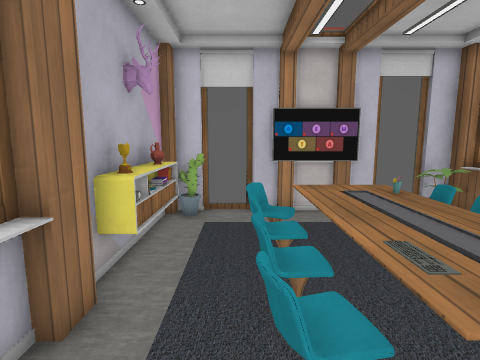
View 1 (above)

12 first-person views from a walk through a 3-D level made in the Godot game engine. The camera is 1.4 m above the floor, tilts 8° down and sees 80° across. The floor is counted in squares, 0.5 m on a side. Each view is taken from the middle of a square. On the plan, view 1 faces up. The plan holds only what a view shows up to about 20 squares ahead; the rest is blank. The place goes on beyond the plan. Some surface patterns are stand-ins.

View 2
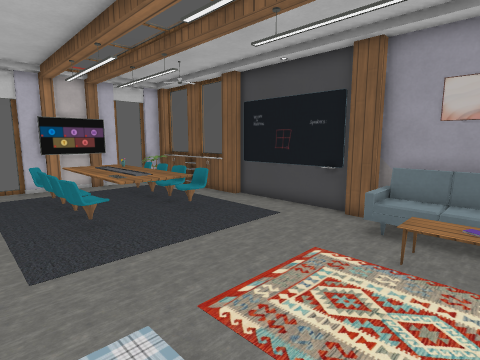

View 3
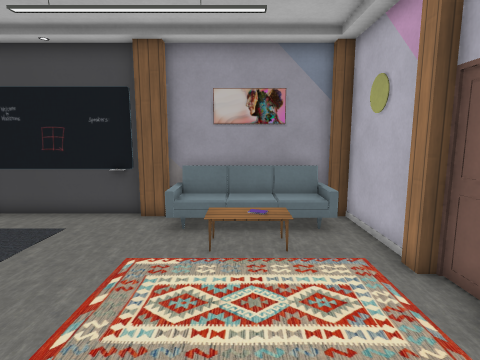

View 4
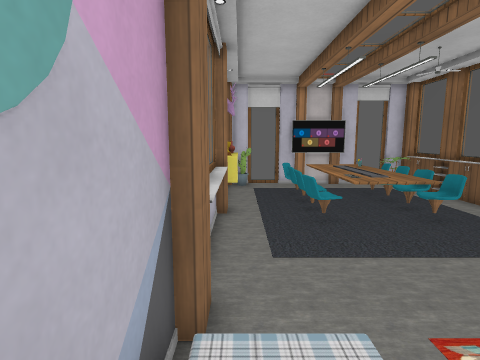

View 5
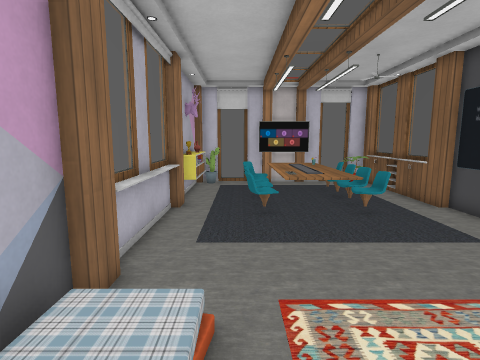

View 6
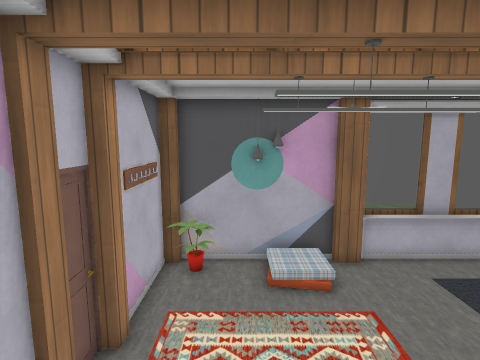

View 7
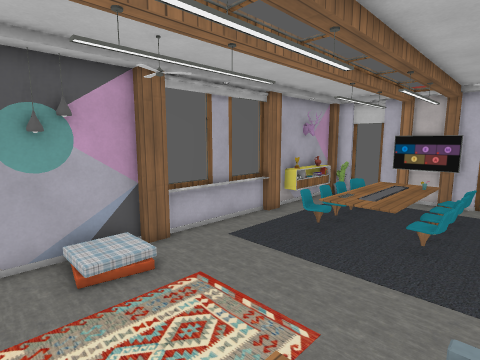

View 8
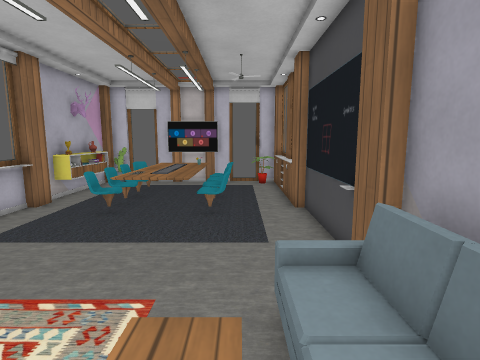

View 9
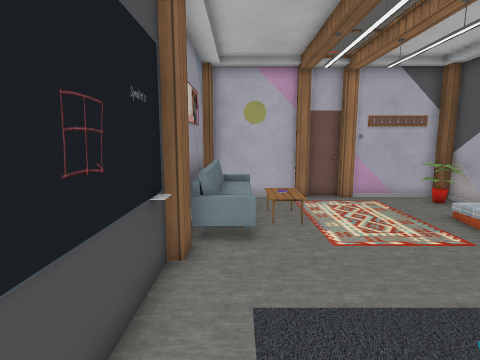

View 10
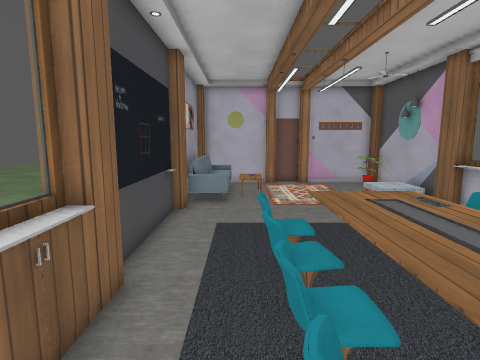

View 11
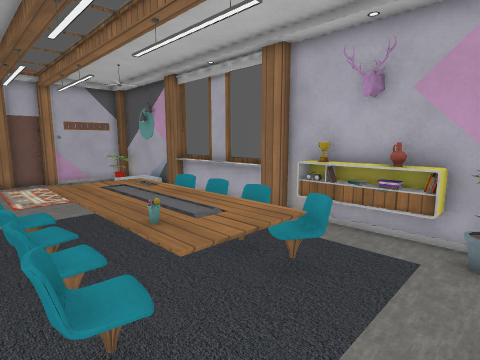

View 12
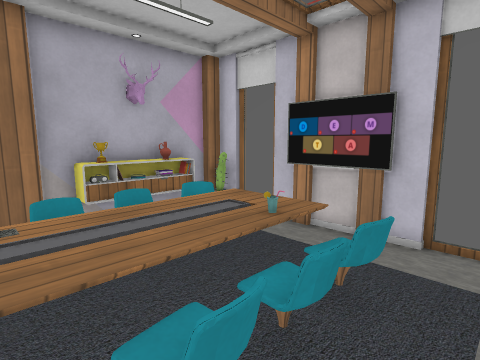

### Floor plan
Key: @ floor where view 1 was taken; # wall or solid block; x gap in a wall; . main floor; : floor 0.25 m higher than the main floor; + floor 0.5 m higher than the main floor; * floor 0.75 m higher than the main floor; / step, stairs or slope; = window, fence, low wall or low ledge; ^ raised ledge; v drop or lower ground; O other object.
Columns run from 3 left of view 1 to 9 right of it. Each row starts with its distance up from view 1.
 12   vv     vv
 11 v##.#####.^##
 10 v.........^=#
  9 ^^.........==
  8 #=.=+===#=.=#
  7 ^^..+**===.=#
  6 ^^.=+**===.==
  5 #..x.**==..=#
  4 #..x+***==.#v
  3 ^=.=/***==..#
  2 ^=.//==*=...#
  1 #=..........#
  0 #=.@........#
 -1 ^=.........=#
 -2 #=..........#
 -3 #..........#v
 -4 #//......./##
 -5 #::.....////#
 -6 #//.....////#
 -7 #.......////#
 -8 #O........//#
 -9 #= ......./vv
-10 v##########v

Where each view was taken, in squares from view 1:
view 1: 0 up, 0 right, facing up
view 2: 7 down, 2 left, facing up-right
view 3: 6 down, 2 left, facing right
view 4: 7 down, 2 left, facing up
view 5: 8 down, 0 right, facing up
view 6: 7 down, 8 right, facing left
view 7: 8 down, 7 right, facing up-left
view 8: 8 down, 6 right, facing up
view 9: 4 up, 7 right, facing down
view 10: 9 up, 6 right, facing down
view 11: 11 up, 6 right, facing down-left
view 12: 3 up, 7 right, facing up-left
